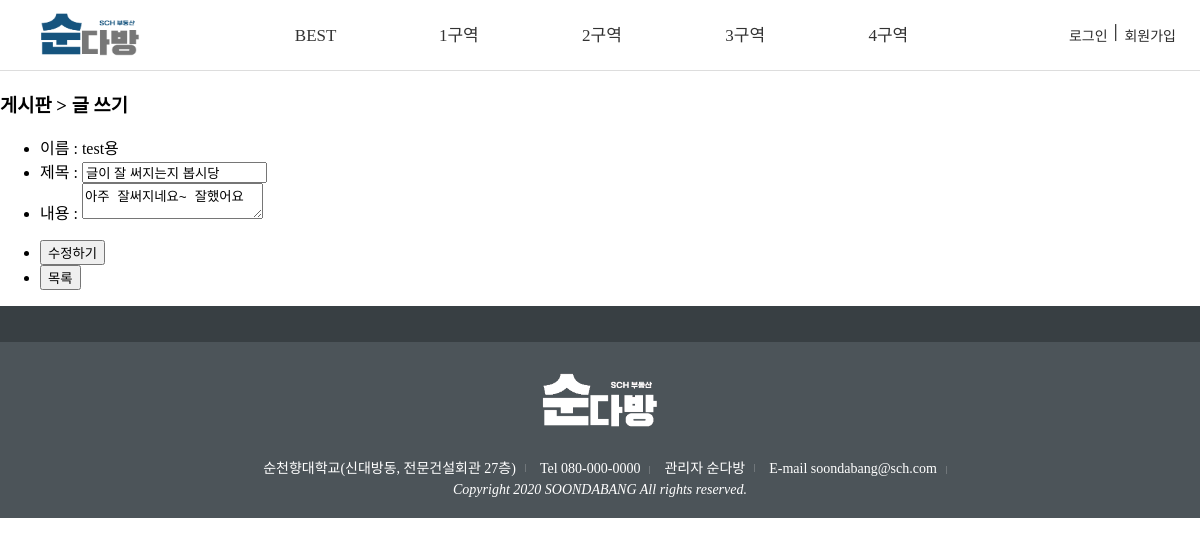
Screenshot of /board/board_modify_form.php?num=8&page=1 with the database file from the repository.
### tables this page shows
CREATE TABLE `board` (
  `num` int(11) NOT NULL,
  `id` varchar(30) NOT NULL,
  `title` varchar(50) NOT NULL,
  `contents` varchar(255) NOT NULL,
  `date` date NOT NULL,
  `viewer` int(11) NOT NULL,
  `good` int(11) NOT NULL
);

### board/board_modify_form.php (the view, shortened to what this page needs)
<!DOCTYPE html>
<?php
	include '../db.php';
?>
<html>
<head>
</head>
<body>
<header>
	<?php include './board_header.php'; ?>
</header>
<section>
   	<div id="board_box">
	    <h3 id="board_title">
	    		게시판 > 글 쓰기
		</h3>
        <?php
	$num  = $_GET["num"];
	$page = $_GET["page"];
	$sql = "select * from board where num=$num";
	$result = mysqli_query($conn, $sql);
	$row = mysqli_fetch_array($result);
	$id       = $row["id"];
	$title    = $row["title"];
	$contents    = $row["contents"];
?>
<form  name="board_form" method="post" action="board_modify.php?num=<?=$num?>&page=<?=$page?>" enctype="multipart/form-data">
	    	 <ul id="board_form">
				<li>
					<span class="col1">이름 : </span>
					<span class="col2"><?=$id?></span>
				</li>
	    		<li>
	    			<span class="col1">제목 : </span>
	    			<span class="col2"><input name="title" type="text" value="<?=$title?>"></span>
	    		</li>
	    		<li id="text_area">
	    			<span class="col1">내용 : </span>
	    			<span class="col2">
	    				<textarea name="contents"><?=$contents?></textarea>
	    			</span>
	    		</li>
	    	    </ul>
	    	<ul class="buttons">
				<li><button type="button" onclick="check_input()">수정하기</button></li>
				<li><button type="button" onclick="location.href='board_list.php'">목록</button></li>
			</ul>
	    </form>
        </div>
</section>
<footer>
	<?php include './board_footer.php'; ?>
</footer>
</body>
</html>

### css/basic.css (style rules this page uses)
body { min-width: 1200px; min-height: 850px; width: 100%; margin: 0; }

### rows the page displays
board: id "test용", title "글이 잘 써지는지 봅시당", contents "아주 잘써지네요~ 잘했어요"
